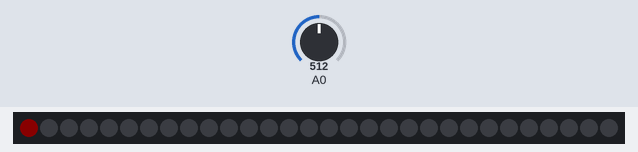
A sketch run on a simulated ESP8266 (NodeMCU). On the bench: 30 RGB LEDs in strip order, left to right. The test bench sets the inputs (shaded band); at power-on: A0 = 512. Dim RGB values are drawn brighter than linear; WiFi joins after 1.5 s; servers stay silent unless stated; what the sketch prints to the serial monitor is not drawn.

Above: at 1.6 s.
At 2.2 s:
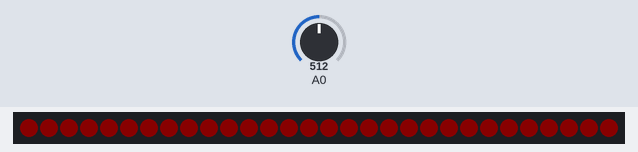

The sketch:

batman.ino
```cpp
/*
 Batman
 Battery monitoring using ESP8266

 BAT_VMAX set for 3S Li-Po,
 Max ADC voltage is 1.0 V in datasheet but may be different in practice (1.23 V)
 */

#define PIXEL_PIN 4
#define BAT_VMAX 13.3

#include <ESP8266WiFi.h>
#include <ESP8266mDNS.h>
#include <WiFiUdp.h>
#include <ESP8266WebServer.h>
#include <ArduinoOTA.h>
#include <Adafruit_NeoPixel.h>

const char* ssid = "AP";
const char* password = "PBAPWWW123";
unsigned int averageVoltage = 0;
unsigned int readings[5] = {0, 0, 0, 0, 0}; //stores last 5 readings for averaging
unsigned int readIndex = 0;

// Create Webserver and NeoPixel strip
ESP8266WebServer server ( 80 );
Adafruit_NeoPixel strip = Adafruit_NeoPixel(30, PIXEL_PIN, NEO_GRB + NEO_KHZ800);

void colorWipe(uint32_t c, uint8_t wait) {
  for(uint16_t i=0; i<strip.numPixels(); i++) {
    strip.setPixelColor(i, c);
    strip.show();
    delay(wait);
  }
}

void setup() {
  Serial.begin(115200);
  Serial.println("Booting");
  WiFi.mode(WIFI_STA);
  WiFi.begin(ssid, password);
  while (WiFi.waitForConnectResult() != WL_CONNECTED) {
    Serial.println("Connection Failed! Rebooting...");
    delay(5000);
    ESP.restart();
  }

  // Port defaults to 8266
  // ArduinoOTA.setPort(8266);

  // Hostname defaults to esp8266-[ChipID]
  // ArduinoOTA.setHostname("myesp8266");

  // No authentication by default
  ArduinoOTA.setPassword((const char *)"abc");

  ArduinoOTA.onStart([]() {
    Serial.println("Start");
  });
  ArduinoOTA.onEnd([]() {
    Serial.println("\nEnd");
  });
  ArduinoOTA.onProgress([](unsigned int progress, unsigned int total) {
    Serial.printf("Progress: %u%%\r", (progress / (total / 100)));
  });
  ArduinoOTA.onError([](ota_error_t error) {
    Serial.printf("Error[%u]: ", error);
    if (error == OTA_AUTH_ERROR) Serial.println("Auth Failed");
    else if (error == OTA_BEGIN_ERROR) Serial.println("Begin Failed");
    else if (error == OTA_CONNECT_ERROR) Serial.println("Connect Failed");
    else if (error == OTA_RECEIVE_ERROR) Serial.println("Receive Failed");
    else if (error == OTA_END_ERROR) Serial.println("End Failed");
  });
  ArduinoOTA.begin();
  Serial.println("Ready");
  Serial.print("IP address: ");
  Serial.println(WiFi.localIP());

  strip.begin();
  strip.show(); // Initialize all pixels to off-state
  colorWipe(strip.Color(10, 0, 0),20);

}

void handleRoot() {
  int sec = (millis() / 1000);
  int min = (sec / 60);

  String response = "<html>";
  response += "<head>";
    response += "<meta http-equiv='refresh' content='3'/>";
    response += "<title>ESP8266 Demo</title>";
    response += "<style>";
     response += "body { background-color: #cccccc; font-family: Arial, Helvetica, Sans-Serif; Color: #000088; }";
    response += "</style>";
  response += "</head>";
  response += "<body>";
    response += "<h1>Battery Monitor</h1>";
    response += "<p>Uptime: ";
    response += min%60;
    response += ":";
    response += sec%60;
    response += "</p>";
    response += "<p>Voltage: ";
    response += averageVoltage;
    response += "</P>";
  response += "</body>";
response += "</html>";

  server.send ( 200, "text/html", response );
}

void updateVoltage(){
  readings[readIndex] = float(analogRead(0))/1024.0 * BAT_VMAX;
  float temp = 0;
  for (int i = 0; i < sizeof(readings)/sizeof(unsigned int); i++){ //sizeof() reads bytes, divide by size of variable for number of elements
    temp += readings[i];
  }
  averageVoltage = temp/float(sizeof(readings)/sizeof(unsigned int));
  readIndex++;
}

bool ota_flag = true;
unsigned int elapsed_time = 0;

void loop() {
  if(ota_flag){
    while(elapsed_time < 15000){
      ArduinoOTA.handle();
      elapsed_time = millis();
      delay(5);
    }
    ota_flag = false;
  }
  updateVoltage();
  server.handleClient();
  yield();
  delay(50);
}
```
